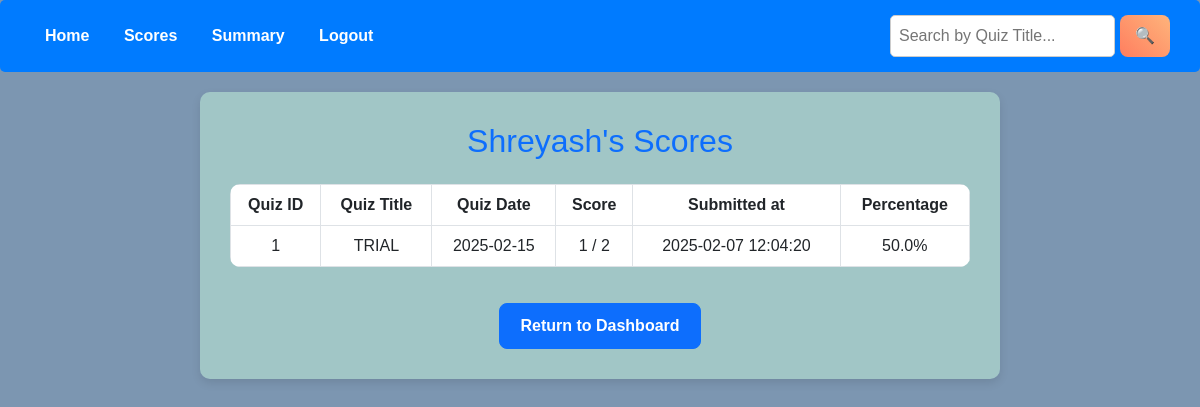
Before: /scores (signed in) with the older database file.
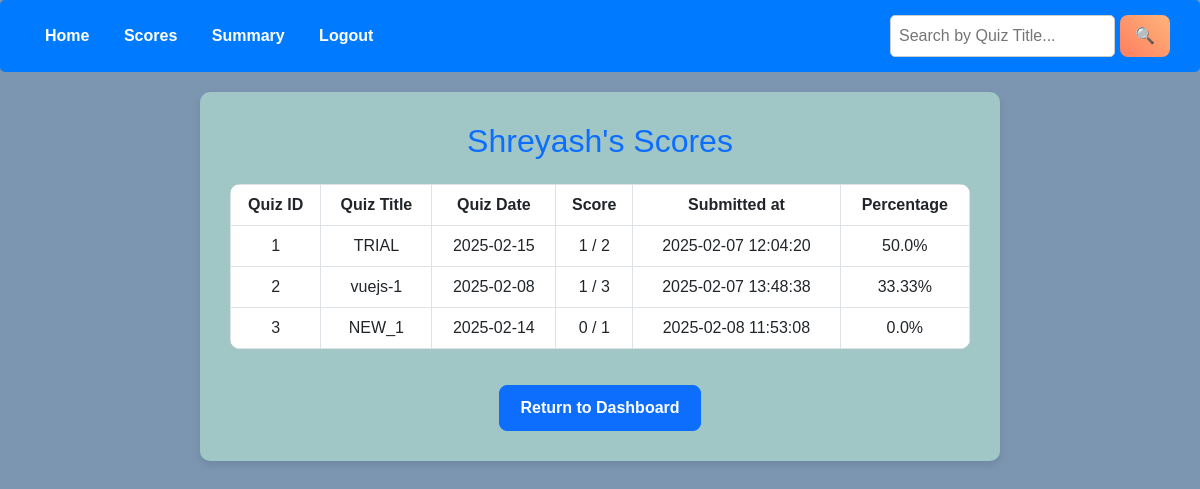
After: the same page with the newer database file.
### model/model.py (models this page shows)
class Score(db.Model):
    __tablename__ = "scores"
    id = db.Column(db.Integer, primary_key=True)
    user_id = db.Column(db.Integer, db.ForeignKey("users.id"), nullable=False)
    quiz_id = db.Column(db.Integer, db.ForeignKey("quizzes.id"), nullable=False)
    score = db.Column(db.Integer, nullable=False)
    max_score = db.Column(db.Integer, nullable=False)
    percent = db.Column(db.Float, nullable=False)
    submitted_at = db.Column(db.DateTime, default=datetime)  # New timestamp field
    user = db.relationship("User", back_populates="scores")
    quiz = db.relationship("Quiz")

class Quiz(db.Model):
    __tablename__ = "quizzes"
    id = db.Column(db.Integer, primary_key=True)
    title = db.Column(db.String(100), nullable=False)
    chapter_id = db.Column(db.Integer, db.ForeignKey("chapters.id"), nullable=False)
    date = db.Column(db.Date, nullable=False)
    time = db.Column(db.Time, nullable=False)
    duration = db.Column(db.Integer, nullable=False)
    rules = db.Column(db.String(500), nullable=True)
    chapter = db.relationship("Chapter", back_populates="quizzes")
    questions = db.relationship("Question", back_populates="quiz", cascade="all, delete-orphan")
    scores = db.relationship("Score", back_populates="quiz", cascade="all, delete-orphan")
    user_responses = db.relationship("UserResponse", cascade="all, delete-orphan")

### controllers/controllers.py (the view)
@controllers.route("/scores")
def scores():
    user_id = session.get("user_id")
    user = User.query.get(session['user_id']) #as the user_id changes only when logged out
    search_query = request.args.get("search_quiz", "").strip()  # Get the search term
    print(search_query)
    q = (
        db.session.query(Quiz.id.label("quiz_id"), Quiz.title.label("quiz_title"),Quiz.date.label("quiz_date"), Score.score, Score.max_score, Score.percent, Score.submitted_at)
        .join(Score, Score.quiz_id == Quiz.id)
        .filter(Score.user_id == user_id)
    ) #Limitation : If the quiz is deleted by admin the user can't view their scores
    if search_query:
        q = q.filter(Quiz.title.ilike(f"%{search_query}%"))  # Case-insensitive search
    user_scores = q
    print (user_scores)
    return render_template("scores.html", user_scores=user_scores, user = user , search_query=search_query)

### templates/scores.html (shortened to what this page needs)
<!DOCTYPE html>
<html lang="en">
<head>
    <link href="https://cdn.jsdelivr.net/npm/bootstrap@5.3.0/dist/css/bootstrap.min.css" rel="stylesheet">
</head>
<body>
    <div class="nav-bar">
        <div>
            <a href="{{ url_for('controllers.user_dashboard') }}">Home</a>
            <a href="{{ url_for('controllers.scores') }}">Scores</a>
            <a href="#">Summary</a>
            <a href="{{ url_for('controllers.logout_user') }}">Logout</a>
        </div>
        <div class="search-container">
            <form method="GET" action="{{ url_for('controllers.scores') }}" style="display: flex; gap: 5px;">
                <input type="text" name="search_quiz" value="{{ search_query }}" placeholder="Search by Quiz Title...">
                <button type="submit">🔍</button>
            </form>
        </div>
    </div>
    <div class="score-container">
        <h2 class="mb-4 text-primary">{{ user.username }}'s Scores</h2>
        <table class="table table-hover table-bordered">
            <thead>
                <tr>
                    <th>Quiz ID</th>
                    <th>Quiz Title</th>
                    <th>Quiz Date</th>
                    <th>Score</th>
                    <th>Submitted at</th>
                    <th>Percentage</th>
                </tr>
            </thead>
            <tbody>
                {% for score in user_scores %}
                <tr>
                    <td>{{ score.quiz_id }}</td>
                    <td>{{ score.quiz_title }}</td>
                    <td>{{ score.quiz_date }}</td>
                    <td>{{ score.score }} / {{ score.max_score }}</td>
                    <td>{{ score.submitted_at.strftime('%Y-%m-%d %H:%M:%S') if score.submitted_at else 'N/A' }}</td>
                    <td>{{ score.percent|round(2) }}%</td>
                </tr>
                {% endfor %}
            </tbody>
        </table>
        <a href="{{ url_for('controllers.user_dashboard') }}" class="btn btn-primary btn-home">Return to Dashboard</a>
    </div>
</body>
</html>

Changed rows visible on the page:
added Score: quiz_id "2", quiz_title "vuejs-1", quiz_date "2025-02-08", score "1", max_score "3", submitted_at "2025-02-07 13:48:38", percent "33.33"
added Score: quiz_id "3", quiz_title "NEW_1", quiz_date "2025-02-14", score "0", max_score "1", submitted_at "2025-02-08 11:53:08", percent "0.0"
